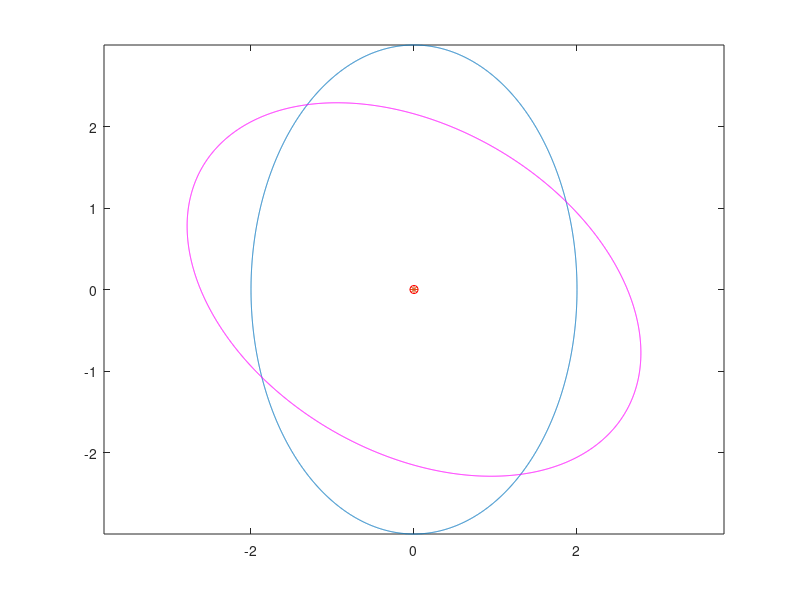

Reproduce this figure in MATLAB.
%Statheres
arxi=0;
telos=2*pi;
bima=0.001;
a=2;
b=3;
x0=0;
y0=0;
wmega=pi/3;
%Pinakas strofhs 
strofi=[cos(wmega), -sin(wmega);sin(wmega), cos(wmega)];

deiktis=1;
for ii=arxi:bima:telos
    %Pinakas ston opoio apothhkeuetai to pedio orismou
    thita(deiktis)=ii;
    %Pinakes stous opoious apothhkeuontai oi suntetagmenes ths elleipshs
    x(deiktis)=x0+a*cos(thita(deiktis));
    y(deiktis)=y0+b*sin(thita(deiktis));
    %Oi syntetagmenes gia thn ekastote timh gwnias tou pediou orismou
    %apothhkeuontai se enan pinaka gia na pollaplasiastoun me ton pinaka
    %strofhs kai na ginei h strofh
    simeio=[x(deiktis);y(deiktis)];
    str_simeio=strofi*simeio;
    %Oi estramenes suntetagmenes apothhkeuontai se neous pinakes
   str_simeio_x(deiktis)=str_simeio(1);
   str_simeio_y(deiktis)=str_simeio(2);
    deiktis=deiktis+1;
end

%Ektypwsh ths elleipshs kai ths elleipshs strammenhs kata pi/3
figure
plot(x,y)
hold on
axis equal
plot(str_simeio_x,str_simeio_y,'m')
plot(x0,y0,'*')
plot(0,0,'ro')

